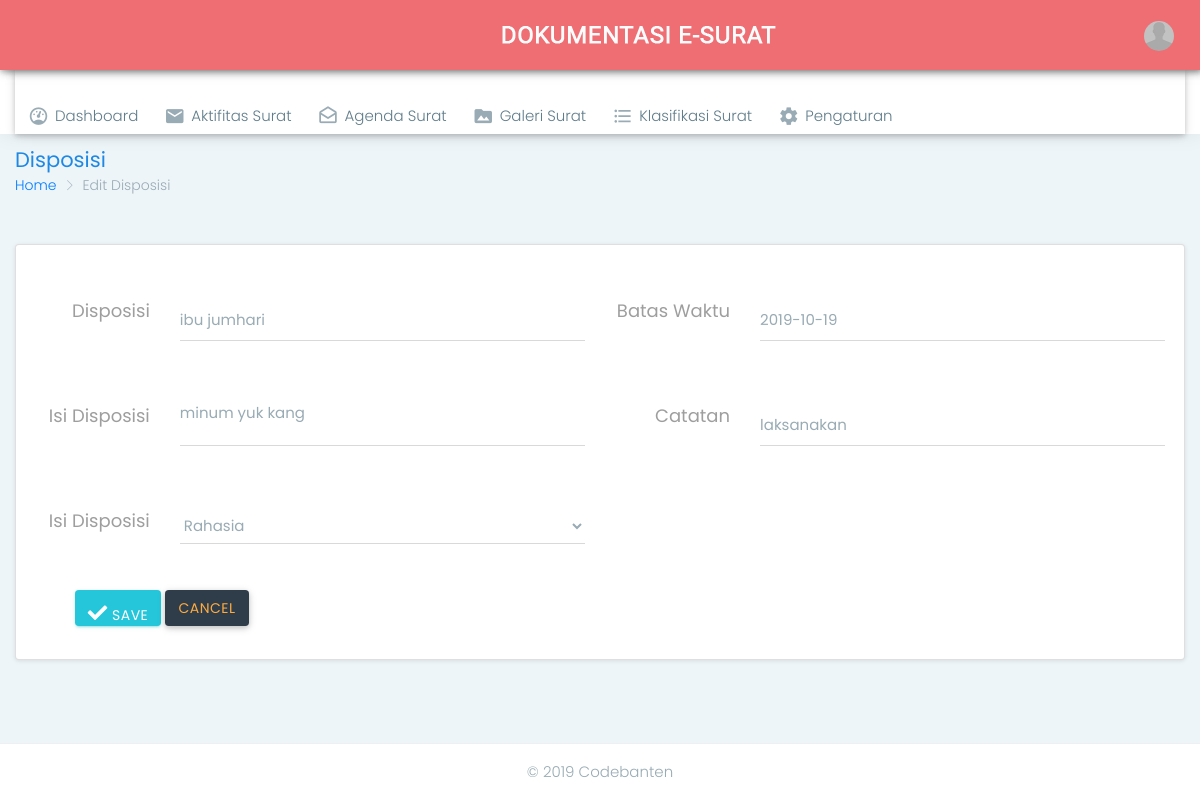
Page /admin.php?page=tsm&act=disp&id_surat=15&sub=edit&id_disposisi=7 (signed in) on the committed database.
### tables this page shows
CREATE TABLE `tbl_disposisi` (
  `id_disposisi` int(10) NOT NULL AUTO_INCREMENT,
  `tujuan` varchar(250) NOT NULL,
  `isi_disposisi` mediumtext NOT NULL,
  `sifat` varchar(100) NOT NULL,
  `batas_waktu` date NOT NULL,
  `catatan` varchar(250) NOT NULL,
  `id_surat` int(10) NOT NULL,
  `id_user` tinyint(2) NOT NULL,
  PRIMARY KEY (`id_disposisi`)
);

### edit_disposisi.php (the view, shortened to what this page needs)
<?php
    if(empty($_SESSION['admin'])){
        $_SESSION['err'] = '<center>Anda harus login terlebih dahulu!</center>';
        header("Location: ./");
        die();
    } else {
        if(isset($_REQUEST['submit'])){
            $id_surat = $_REQUEST['id_surat'];
            $query = mysqli_query($config, "SELECT * FROM tbl_surat_masuk WHERE id_surat='$id_surat'");
            list($id_surat) = mysqli_fetch_array($query);
            if($_REQUEST['tujuan'] == "" || $_REQUEST['isi_disposisi'] == "" || $_REQUEST['sifat'] == "" || $_REQUEST['batas_waktu'] == ""
                || $_REQUEST['catatan'] == ""){
                $_SESSION['errEmpty'] = 'ERROR! Semua form wajib diisi';
                echo '<script language="javascript">window.history.back();</script>';
            } else {
                $id_disposisi = $_REQUEST['id_disposisi'];
                $tujuan = $_REQUEST['tujuan'];
                $isi_disposisi = $_REQUEST['isi_disposisi'];
                $sifat = $_REQUEST['sifat'];
                $batas_waktu = $_REQUEST['batas_waktu'];
                $catatan = $_REQUEST['catatan'];
                $id_user = $_SESSION['id_user'];
                if(!preg_match("/^[a-zA-Z0-9.,()\/ -]*$/", $tujuan)){
                    $_SESSION['tujuan'] = 'Form Tujuan Disposisi hanya boleh mengandung karakter huruf, angka, spasi, titik(.), koma(,) minus(-). kurung() dan garis miring(/)';
                    echo '<script language="javascript">window.history.back();</script>';
                } else {
                    if(!preg_match("/^[a-zA-Z0-9.,_()%&@\/\r\n -]*$/", $isi_disposisi)){
                        $_SESSION['isi_disposisi'] = 'Form Isi Disposisi hanya boleh mengandung karakter huruf, angka, spasi, titik(.), koma(,), minus(-), garis miring(/), dan(&), underscore(_), kurung(), persen(%) dan at(@)';
                        echo '<script language="javascript">window.history.back();</script>';
                    } else {
                        if(!preg_match("/^[0-9 -]*$/", $batas_waktu)){
                            $_SESSION['batas_waktu'] = 'Form Batas Waktu hanya boleh mengandung karakter huruf dan minus(-)';
                            echo '<script language="javascript">window.history.back();</script>';
                        } else {
                            if(!preg_match("/^[a-zA-Z0-9.,()%@\/ -]*$/", $catatan)){
                                $_SESSION['catatan'] = 'Form catatan hanya boleh mengandung karakter huruf, angka, spasi, titik(.), koma(,), minus(-) garis miring(/), dan kurung()';
                                echo '<script language="javascript">window.history.back();</script>';
                            } else {
                                if(!preg_match("/^[a-zA-Z0 ]*$/", $sifat)){
                                    $_SESSION['catatan'] = 'Form SIFAT hanya boleh mengandung karakter huruf dan spasi';
                                    echo '<script language="javascript">window.history.back();</script>';
                                } else {
                                    $query = mysqli_query($config, "UPDATE tbl_disposisi SET tujuan='$tujuan', isi_disposisi='$isi_disposisi', sifat='$sifat', batas_waktu='$batas_waktu', catatan='$catatan', id_surat='$id_surat', id_user='$id_user' WHERE id_disposisi='$id_disposisi'");
                                    if($query == true){
                                        $_SESSION['succEdit'] = 'SUKSES! Data berhasil diupdate';
                                        echo '<script language="javascript">
                                                window.location.href="./admin.php?page=tsm&act=disp&id_surat='.$id_surat.'";
                                              </script>';
                                    } else {
                                        $_SESSION['errQ'] = 'ERROR! Ada masalah dengan query';
                                        echo '<script language="javascript">window.history.back();</script>';
                                    }
                                }
                            }
                        }
                    }
                }
            }
        } else {
            $id_disposisi = mysqli_real_escape_string($config, $_REQUEST['id_disposisi']);
            $query = mysqli_query($config, "SELECT * FROM tbl_disposisi WHERE id_disposisi='$id_disposisi'");
            if(mysqli_num_rows($query) > 0){
                while($row = mysqli_fetch_array($query)){?>
        <div class="container-fluid">
            <div class="row page-titles">
                <div class="col-md-5 col-8 align-self-center">
                    <h3 class="text-themecolor m-b-0 m-t-0">Disposisi</h3>
                    <ol class="breadcrumb">
                        <li class="breadcrumb-item"><a href="javascript:void(0)">Home</a></li>
                        <li class="breadcrumb-item active">Edit Disposisi</li>
                    </ol>
                </div>
            </div>
<div class="row">
    <div class="col-12">
        <div class="card">
            <div class="card-body">
                <h4 class="card-title">Edit Disposisi</h4>
                    <form class="form-material m-t-10" method="post" action="">
                    <div class="row">
                    <div class="col-md-6">
                        <div class="form-group row">
                            <label class="control-label text-right col-md-3">Disposisi</label>
                            <div class="col-md-9">
                                <input id="tujuan" type="text" class="form-control form-control-line" name="tujuan" value="<?php echo $row['tujuan'] ;?>" required>
                            </div>
                        </div>
                    </div>
                    <div class="col-md-6">
                        <div class="form-group row">
                            <label class="control-label text-right col-md-3">Batas Waktu</label>
                            <div class="col-md-9">
                                <input id="mdate" class="form-control form-control-line" type="text" name="batas_waktu" value="<?php echo $row['batas_waktu']; ?>"required>
                            </div>
                        </div>
                    </div>
                    </div>
                    <div class="row">
                    <div class="col-md-6">
                        <div class="form-group row">
                            <label class="control-label text-right col-md-3">Isi Disposisi</label>
                            <div class="col-md-9">
                                <textarea id="isi_disposisi" class="form-control form-control-line" name="isi_disposisi" required><?php echo $row['isi_disposisi'] ;?></textarea>
                            </div>
                        </div>
                    </div>
                    <div class="col-md-6">
                        <div class="form-group row">
                            <label class="control-label text-right col-md-3">Catatan</label>
                            <div class="col-md-9">
                                <input id="catatan" type="text" class="form-control form-control-line" name="catatan" value="<?php echo $row['catatan'] ;?>" required>
                            </div>
                        </div>
                    </div>
                    </div>
                    <div class="row">
                    <div class="col-md-6">
                        <div class="form-group row">
                            <label class="control-label text-right col-md-3">Isi Disposisi</label>
                            <div class="col-md-9">
                                <select class="form-control form-control-line" name="sifat" id="sifat" required>
                                    <option value="<?= $row['sifat'];?>"><?= $row['sifat'];?></option>
                                </select>
                            </div>
                             </div>
                        </div>
                        </div>
                        <div  style="margin-left: 40px;">
                            <button type="submit" name ="submit" class="btn btn-success"> <i class="fa fa-check"></i> Save</button>
                            <a href="?page=tsm&act=disp&id_surat=<?php echo $row['id_surat']; ?>" class="btn btn-inverse">Cancel</a>
                        </div>
                    </form>
                </div>
            </div>
        </div>
    </div>
<?php
                }
            }
        }
    }
?>

### horizontal/css/colors/blue.css (style rules this page uses)
.text-themecolor { color: #1e88e5 !important; }

### include/head.php (style rules this page uses)
body { background: #fff; }
.bg::before { content: ''; background-image: url('./upload/background.jpg'); background-size: cover; background-repeat: no-repeat; background-attachment: scroll; position: fixed; z-index: -1; top: 0; bottom: 0; left: 0; right: 0; opacity: 0.10; filter:alpha(opacity=10); }

### rows in the picture
tbl_disposisi: tujuan "ibu jumhari", batas_waktu "2019-10-19", isi_disposisi "minum yuk kang", catatan "laksanakan", sifat "Rahasia"
